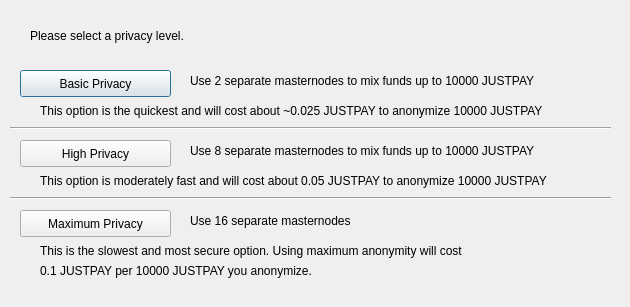
<?xml version="1.0" encoding="UTF-8"?>
<ui version="4.0">
 <class>JustPaysendConfig</class>
 <widget class="QDialog" name="JustPaysendConfig">
  <property name="geometry">
   <rect>
    <x>0</x>
    <y>0</y>
    <width>630</width>
    <height>307</height>
   </rect>
  </property>
  <property name="windowTitle">
   <string>Configure JustPaysend</string>
  </property>
  <widget class="QPushButton" name="buttonBasic">
   <property name="geometry">
    <rect>
     <x>20</x>
     <y>70</y>
     <width>151</width>
     <height>27</height>
    </rect>
   </property>
   <property name="text">
    <string>Basic Privacy</string>
   </property>
  </widget>
  <widget class="QPushButton" name="buttonHigh">
   <property name="geometry">
    <rect>
     <x>20</x>
     <y>140</y>
     <width>151</width>
     <height>27</height>
    </rect>
   </property>
   <property name="text">
    <string>High Privacy</string>
   </property>
  </widget>
  <widget class="QPushButton" name="buttonMax">
   <property name="geometry">
    <rect>
     <x>20</x>
     <y>210</y>
     <width>151</width>
     <height>27</height>
    </rect>
   </property>
   <property name="text">
    <string>Maximum Privacy</string>
   </property>
  </widget>
  <widget class="QLabel" name="label">
   <property name="geometry">
    <rect>
     <x>30</x>
     <y>20</y>
     <width>571</width>
     <height>31</height>
    </rect>
   </property>
   <property name="text">
    <string>Please select a privacy level.</string>
   </property>
  </widget>
  <widget class="QLabel" name="label_2">
   <property name="geometry">
    <rect>
     <x>190</x>
     <y>70</y>
     <width>421</width>
     <height>21</height>
    </rect>
   </property>
   <property name="text">
    <string>Use 2 separate masternodes to mix funds up to 10000 JUSTPAY</string>
   </property>
  </widget>
  <widget class="QLabel" name="label_3">
   <property name="geometry">
    <rect>
     <x>190</x>
     <y>140</y>
     <width>411</width>
     <height>21</height>
    </rect>
   </property>
   <property name="text">
    <string>Use 8 separate masternodes to mix funds up to 10000 JUSTPAY</string>
   </property>
  </widget>
  <widget class="QLabel" name="label_4">
   <property name="geometry">
    <rect>
     <x>190</x>
     <y>210</y>
     <width>421</width>
     <height>21</height>
    </rect>
   </property>
   <property name="text">
    <string>Use 16 separate masternodes</string>
   </property>
  </widget>
  <widget class="QLabel" name="label_6">
   <property name="geometry">
    <rect>
     <x>40</x>
     <y>100</y>
     <width>561</width>
     <height>21</height>
    </rect>
   </property>
   <property name="text">
    <string>This option is the quickest and will cost about ~0.025 JUSTPAY to anonymize 10000 JUSTPAY</string>
   </property>
  </widget>
  <widget class="QLabel" name="label_7">
   <property name="geometry">
    <rect>
     <x>40</x>
     <y>170</y>
     <width>561</width>
     <height>21</height>
    </rect>
   </property>
   <property name="text">
    <string>This option is moderately fast and will cost about 0.05 JUSTPAY to anonymize 10000 JUSTPAY</string>
   </property>
  </widget>
  <widget class="QLabel" name="label_8">
   <property name="geometry">
    <rect>
     <x>40</x>
     <y>240</y>
     <width>561</width>
     <height>21</height>
    </rect>
   </property>
   <property name="text">
    <string>This is the slowest and most secure option. Using maximum anonymity will cost</string>
   </property>
  </widget>
  <widget class="QLabel" name="label_9">
   <property name="geometry">
    <rect>
     <x>40</x>
     <y>260</y>
     <width>561</width>
     <height>21</height>
    </rect>
   </property>
   <property name="text">
    <string>0.1 JUSTPAY per 10000 JUSTPAY you anonymize.</string>
   </property>
  </widget>
  <widget class="Line" name="line">
   <property name="geometry">
    <rect>
     <x>10</x>
     <y>120</y>
     <width>601</width>
     <height>16</height>
    </rect>
   </property>
   <property name="orientation">
    <enum>Qt::Horizontal</enum>
   </property>
  </widget>
  <widget class="Line" name="line_2">
   <property name="geometry">
    <rect>
     <x>10</x>
     <y>190</y>
     <width>601</width>
     <height>16</height>
    </rect>
   </property>
   <property name="orientation">
    <enum>Qt::Horizontal</enum>
   </property>
  </widget>
 </widget>
 <resources/>
 <connections/>
</ui>
